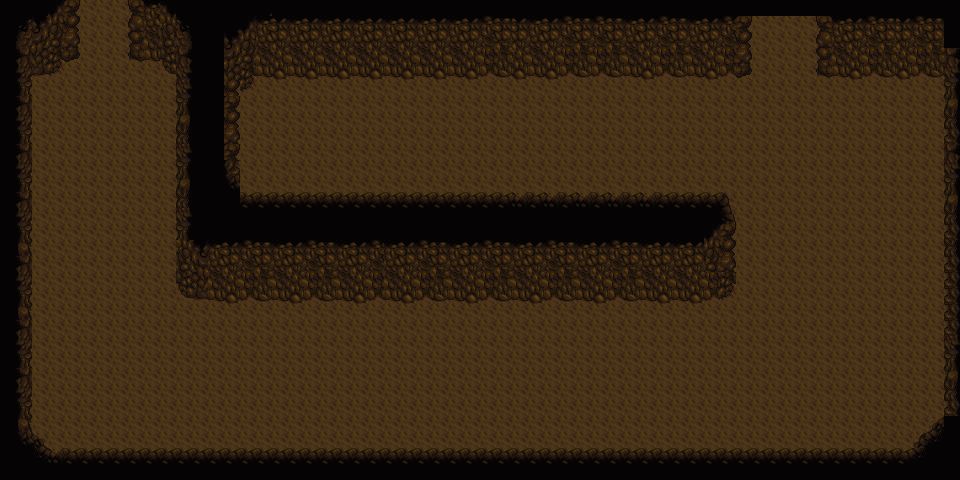

This game map was drawn from its Tiled (.tmx) file and the tilesets committed beside it. A one-line description and the trimmed map source follow:
An orthogonal 60x30 tile map with 16x16 px tiles, 3 tile layers (Tiled, Wall, UpPlayer) and 55 objects (37x grass, 7x slime, 4x collision, 4x bat, cave1Trigger, ...).

<map version="1.2" tiledversion="1.2.4" orientation="orthogonal" renderorder="right-down" width="60" height="30" tilewidth="16" tileheight="16" infinite="0" nextlayerid="8" nextobjectid="59">
 <tileset firstgid="1" source="../../MapTextures/mine..tsx" />
 <layer id="1" name="Tiled" width="60" height="30">
  <data>[1800 cells, 1800 non-empty, 1 distinct tile ids]</data>
 </layer>
 <layer id="2" name="Wall" width="60" height="30">
  <data>[1800 cells, 672 non-empty, 68 distinct tile ids]</data>
 </layer>
 <layer id="4" name="UpPlayer" width="60" height="30">
  <data>[1800 cells, 62 non-empty, 5 distinct tile ids]</data>
 </layer>
 <objectgroup id="3" name="Collision">
  <object id="1" name="collision" x="80.6667" y="2">
   <polyline points="0,0 0.666667,58.6667 -22.6667,68.6667 -49.3333,76 -50,428.667 -27.3333,447.333 826,446 862,412.667 863.333,75.3333 736.667,74 736.667,14" />
  </object>
  <object id="3" name="collision" x="129" y="2">
   <polyline points="0,0 0,59 32,60 47,74 48,280 58,294 604,296 606,211 104,208 108,88 127,76 621,75 621,13" />
  </object>
  <object id="4" name="collision" x="81.5" y="2" width="46.5" height="12.5" />
  <object id="5" name="collision" x="751" y="10" width="66" height="16" />
 </objectgroup>
 <objectgroup id="5" name="Object">
  <object id="6" name="grass" x="32" y="82" width="16" height="16" />
  <object id="7" name="grass" x="32" y="98" width="16" height="16" />
  <object id="8" name="grass" x="32" y="115.333" width="16" height="16" />
  <object id="9" name="grass" x="32" y="132" width="16" height="16" />
  <object id="10" name="grass" x="159" y="77.3333" width="16" height="16" />
  <object id="11" name="grass" x="159.333" y="93.6667" width="16" height="16" />
  <object id="12" name="grass" x="159.333" y="110.333" width="16" height="16" />
  <object id="13" name="grass" x="54.6667" y="432.333" width="16" height="16" />
  <object id="14" name="grass" x="71.3333" y="432.333" width="16" height="16" />
  <object id="15" name="grass" x="88" y="432.667" width="16" height="16" />
  <object id="16" name="grass" x="666.667" y="129.667" width="16" height="16" />
  <object id="17" name="grass" x="666.667" y="103" width="16" height="16" />
  <object id="18" name="grass" x="649.333" y="81.6667" width="16" height="16" />
  <object id="19" name="grass" x="649" y="102.333" width="16" height="16" />
  <object id="20" name="grass" x="649.333" y="129" width="16" height="16" />
  <object id="21" name="grass" x="649.333" y="151" width="16" height="16" />
  <object id="22" name="grass" x="649.333" y="175" width="16" height="16" />
  <object id="23" name="grass" x="629" y="82.6667" width="16" height="16" />
  <object id="24" name="grass" x="629" y="104" width="16" height="16" />
  <object id="25" name="grass" x="628" y="151.333" width="16" height="16" />
  <object id="26" name="grass" x="591.333" y="128.667" width="16" height="16" />
  <object id="27" name="grass" x="627.667" y="175.667" width="16" height="16" />
  <object id="28" name="grass" x="255.818" y="79.7576" width="16" height="16" />
  <object id="29" name="grass" x="272.545" y="79.9394" width="16" height="16" />
  <object id="30" name="grass" x="288.788" y="80.1818" width="16" height="16" />
  <object id="31" name="grass" x="253.333" y="181.417" width="16" height="16" />
  <object id="32" name="grass" x="270" y="181.417" width="16" height="16" />
  <object id="33" name="grass" x="286.75" y="181.167" width="16" height="16" />
  <object id="37" name="grass" x="196.667" y="298.667" width="16" height="16" />
  <object id="38" name="grass" x="214.667" y="298.667" width="16" height="16" />
  <object id="39" name="grass" x="232.667" y="298.667" width="16" height="16" />
  <object id="40" name="grass" x="416.667" y="301.333" width="16" height="16" />
  <object id="41" name="grass" x="436" y="300.667" width="16" height="16" />
  <object id="42" name="grass" x="455.333" y="300.667" width="16" height="16" />
  <object id="43" name="grass" x="359.333" y="430.667" width="16" height="16" />
  <object id="44" name="grass" x="375.333" y="430.667" width="16" height="16" />
  <object id="45" name="grass" x="392.667" y="430.667" width="16" height="16" />
 </objectgroup>
 <objectgroup id="6" name="Position">
  <object id="34" name="cave1Trigger" x="81.3333" y="15.3333" width="48.6667" height="24" />
  <object id="35" name="cave3Trigger" x="750.667" y="30" width="65.3333" height="21.3333" />
  <object id="58" name="treasureBox" x="263" y="132">
   <point />
  </object>
 </objectgroup>
 <objectgroup id="7" name="Enemy">
  <object id="46" name="slime" x="106.667" y="188.667">
   <point />
  </object>
  <object id="47" name="slime" x="100.667" y="348">
   <point />
  </object>
  <object id="48" name="slime" x="284" y="368.667">
   <point />
  </object>
  <object id="49" name="slime" x="490" y="362.667">
   <point />
  </object>
  <object id="50" name="slime" x="842" y="374">
   <point />
  </object>
  <object id="51" name="slime" x="846" y="143.333">
   <point />
  </object>
  <object id="52" name="slime" x="427.333" y="122.667">
   <point />
  </object>
  <object id="53" name="bat" x="210.667" y="253.333">
   <point />
  </object>
  <object id="54" name="bat" x="567.333" y="317.333">
   <point />
  </object>
  <object id="55" name="bat" x="503.333" y="88">
   <point />
  </object>
  <object id="56" name="bat" x="503.333" y="188">
   <point />
  </object>
 </objectgroup>
</map>
